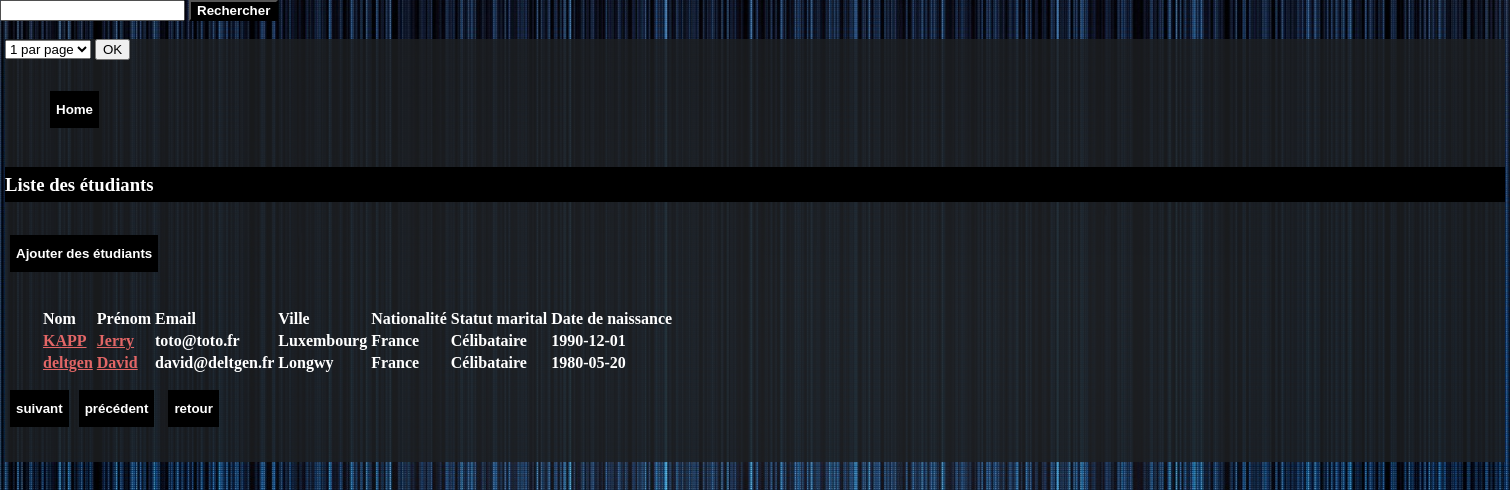
Screenshot of /list.php?ses_id=1 with the database file from the repository.
### tables this page shows
CREATE TABLE `student` (
  `stu_id` int(10) UNSIGNED NOT NULL,
  `mar_id` int(10) UNSIGNED NOT NULL,
  `cit_id` int(10) UNSIGNED NOT NULL,
  `cou_id` int(10) UNSIGNED NOT NULL,
  `ses_id` int(10) UNSIGNED NOT NULL,
  `stu_name` varchar(80) DEFAULT NULL,
  `stu_firstname` varchar(40) DEFAULT NULL,
  `stu_birthdate` date DEFAULT NULL,
  `stu_email` varchar(255) DEFAULT NULL,
  `stu_sex` char(1) DEFAULT NULL,
  `stu_with_experience` tinyint(3) UNSIGNED NOT NULL DEFAULT '0',
  `stu_is_leader` tinyint(3) UNSIGNED NOT NULL DEFAULT '0',
  `stu_inserted` datetime DEFAULT NULL,
  `stu_updated` datetime DEFAULT NULL
);

CREATE TABLE `city` (
  `cit_id` int(10) UNSIGNED NOT NULL,
  `cou_id` int(10) UNSIGNED NOT NULL,
  `cit_name` varchar(128) DEFAULT NULL,
  `cit_inserted` datetime DEFAULT NULL,
  `cit_updated` datetime DEFAULT NULL
);

CREATE TABLE `country` (
  `cou_id` int(10) UNSIGNED NOT NULL,
  `cou_name` varchar(80) DEFAULT NULL,
  `cou_inserted` datetime DEFAULT NULL,
  `cou_updated` datetime DEFAULT NULL
);

CREATE TABLE `marital_status` (
  `mar_id` int(10) UNSIGNED NOT NULL,
  `mar_name` varchar(20) DEFAULT NULL,
  `mar_inserted` datetime DEFAULT NULL,
  `mar_updated` datetime DEFAULT NULL
);

### list.php (called while the page is built, shortened)
<?php
require 'inc/db.php';
if (!empty($_GET['ses_id'])) {
	$sessionID = intval($_GET['ses_id']);
	$currentOffset = 0;
	$currentPage=1;
	$nbPerPage=4;
	$sql = '
		SELECT stu_id, stu_name, stu_firstname, cou_name, cit_name, mar_name, stu_email, stu_birthdate AS birthdate
		FROM student
		LEFT OUTER JOIN country ON country.cou_id = student.cou_id
		LEFT OUTER JOIN city ON city.cit_id = student.cit_id
		LEFT OUTER JOIN marital_status ON marital_status.mar_id = student.mar_id
		WHERE ses_id = :sessionID
		LIMIT :offset,:nbPerPage
	';
	$pdoStatement = $pdo->prepare($sql);
	$pdoStatement->bindValue(':sessionID',$sessionID, PDO::PARAM_INT);
	$pdoStatement->bindValue(':nbPerPage', $nbPerPage, PDO::PARAM_INT);
	$pdoStatement->bindValue(':offset', $currentOffset, PDO::PARAM_INT);
	if ($pdoStatement ->execute()===false) {
		print_r($pdo->errorInfo());
	}
	else if ($pdoStatement->rowCount() > 0) {
		$etudiantListe = $pdoStatement->fetchAll();
	}
}
require 'inc/header.php';
require 'inc/list_view.php';
require 'inc/footer.php';

### inc/list_view.php (the view, shortened to what this page needs)
<form method="get">
	<select name="nbPerPage">
		<option value="1">1 par page</option>
	</select>
	<input type="submit" value="OK">
</form>
<nav>
	<ul>
		<li><button class="homebutton"><a href="index.php">Home</a></button></li>
	</ul>
</nav>
<h3>Liste des étudiants</h3>
<?php if (isset($etudiantListe) && sizeof($etudiantListe) > 0) : ?>
	<table>
		<thead>
			<tr>
				<td>Nom</td>
				<td>Prénom</td>
				<td>Email</td>
				<td>Ville</td>
				<td>Nationalité</td>
				<td>Statut marital</td>
				<td>Date de naissance</td>
			</tr>
		</thead>
		<tbody>
			<?php foreach ($etudiantListe as $currentEtudiant) : ?>
				<tr>
					<td><a href='student.php?stu_id=<?= $currentEtudiant['stu_id']?>'><?= $currentEtudiant['stu_name'] ?> </a></td>
					<td><a href='student.php?stu_id=<?= $currentEtudiant['stu_id']?>'><?= $currentEtudiant['stu_firstname'] ?> </a></td>
					<td><?= $currentEtudiant['stu_email'] ?></td>
					<td><?= $currentEtudiant['cit_name'] ?></td>
					<td><?= $currentEtudiant['cou_name'] ?></td>
					<td><?= $currentEtudiant['mar_name'] ?></td>
					<td><?= $currentEtudiant['birthdate'] ?></td>
				</tr>
			<?php endforeach; ?>
		</tbody>
		<button class = "button" ><a href="add.php"type="button">Ajouter des étudiants</button>
	</table>
	<button class = "button1" ><a href="list.php?ses_id=<?= $sessionID ?>&nbPerPage=<?=$nbPerPage ?>&page=<?= ($currentPage+1) ?>">suivant</a></button>
	<?php
	if($currentPage!==0){?>
		<button class = "button2" ><a href="list.php?ses_id=<?= $sessionID ?>&nbPerPage=<?=$nbPerPage ?>&page=<?= ($currentPage-1) ?>">précédent</a></button>
	<?php }?>
	<button class="button3"><a href="list.php?ses_id=<?= $sessionID ?>">retour</a></button>
<?php else :?>
	aucun étudiant
<?php endif; ?>

### inc/header.php (shortened to what this page needs)
<!DOCTYPE html>
<html>
	<head>
	</head>
	<body>
		<form action="search.php" method="get">
			<input class="inputbox" type="text" name="search" value="">
			<input class="inputbutton" type="submit" value="Rechercher">
		</form>
		<br>
	<main>

### inc/footer.php (shortened to what this page needs)
</main>
</body>

### inc/header.php (style rules this page uses)
html, body { font-family: :Tahoma, Verdana, sans-serif; color:white; font-weight: 700; margin: 0; padding:0; background: url(img/backgroundstile.jpg) no-repeat center fixed; -webkit-background-size: cover; background-size: cover; }
main { width: 1500px; height: 100%; background:rgba(29, 31, 33, 0.85); margin:auto; }
li a { color:#e26666; }
td a { color:#e26666; }
h3 { background:rgba(0, 0, 0, 1); line-height: 35px; }
button { background:rgba(0, 0, 0, 1); line-height: 35px; clear: both; display: inline; border-style: none; font-weight: 700; outline-style: none; margin-top: 15px; margin-bottom: 35px; margin-left: 5px; margin-right: 5px; }
button a { color:white; list-style: none; text-decoration: none; }
.button1 { float: left; display: inline; }
.button2 { margin-top: -2px; display: inline; }
.homebutton { display: inline; text-decoration: none; }
ul { list-style: none; margin-bottom: -15px; }
table { text-align: left; margin-left: 35px; }
.inputbutton { background:rgba(0, 0, 0, 1); outline-style: none; color:white; font-weight: 700; }

### rows the page displays
student: stu_name "KAPP", stu_firstname "Jerry", stu_email "toto@toto.fr", cit.cit_name "Luxembourg", cou.cou_name "France", mar.mar_name "Célibataire", stu_birthdate "1990-12-01"
student: stu_name "deltgen", stu_firstname "David", stu_email "david@deltgen.fr", cit.cit_name "Longwy", cou.cou_name "France", mar.mar_name "Célibataire", stu_birthdate "1980-05-20"
